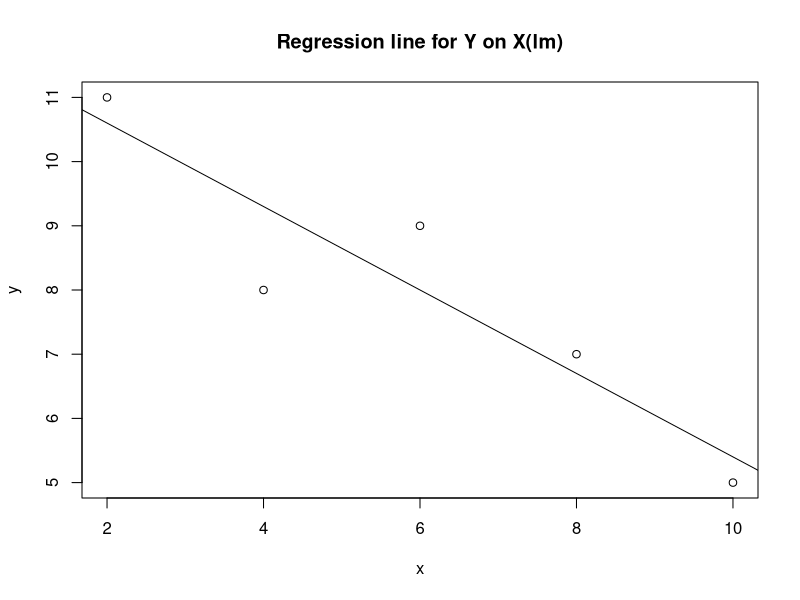
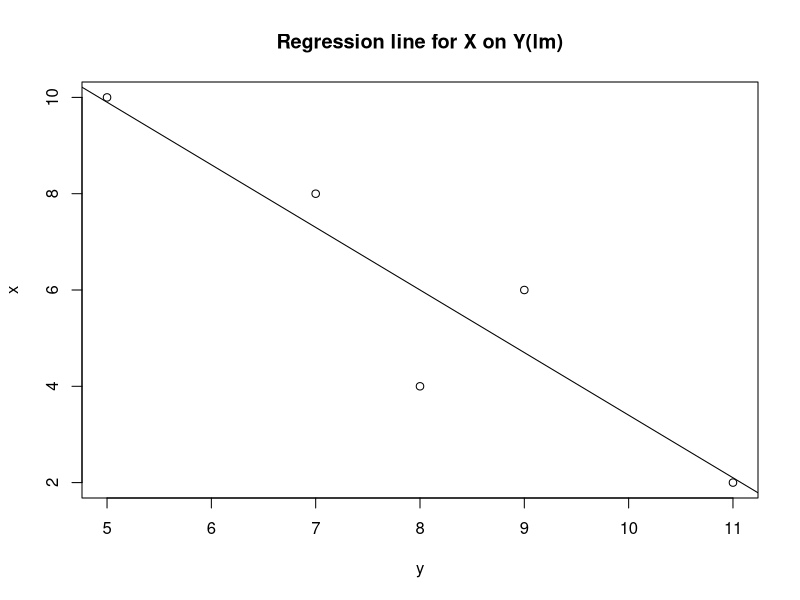
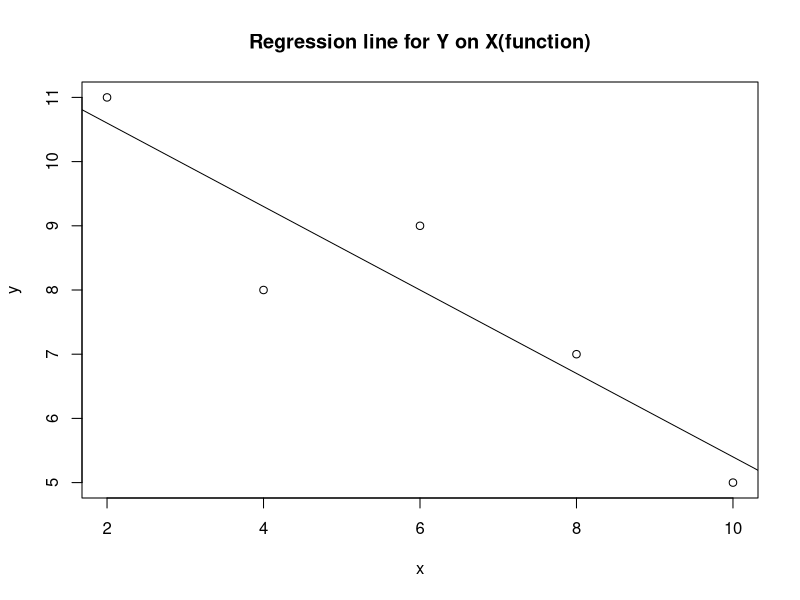
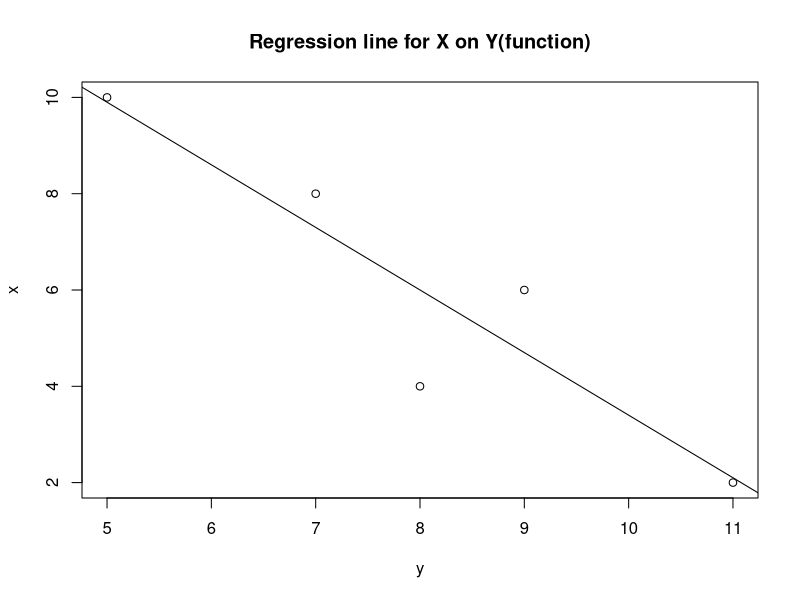
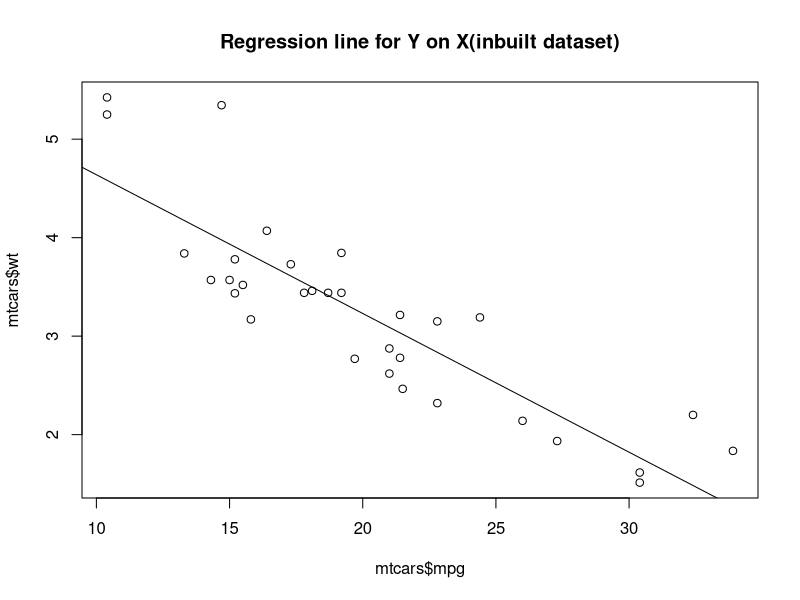

These figures' R source, in order:
x <-c(6,2,10,4,8)
y <-c(9,11,5,8,7)
e <-data.frame((x))
f <-data.frame((y))
#help(lm)
plot(x,y,main="Regression line for Y on X(lm)")
a <-lm(y~x)
predict(a,e)
#predict()
abline(a)

plot(y,x,main="Regression line for X on Y(lm)")
b <-lm(x~y)
predict(b,f)
abline(b)

YonX <-function(x,y)
{
  A <-matrix(c(length(x),sum(x),sum(x),sum(x^2)),nrow=2,ncol=2)
  B <-matrix(c(sum(y),sum(x*y)),nrow=2,ncol=1)
  c <-round(solve(A,B),2)
  plot(x,y,main="Regression line for Y on X(function)")
  abline(c)
  c
}

YonX(x,y)

XonY <-function(x,y)
{
  C <-matrix(c(length(y),sum(y),sum(y),sum(y^2)),nrow=2,ncol=2)
  D <-matrix(c(sum(x),sum(x*y)),nrow=2,ncol=1)
  d <-round(solve(C,D),2)
  plot(y,x,main="Regression line for X on Y(function)")
  abline(d)
  d
}
XonY(x,y)

data("mtcars")
plot(mtcars$mpg,mtcars$wt,main="Regression line for Y on X(inbuilt dataset)")
l <-lm(wt ~ mpg,mtcars)
abline(l)


#multiple regression
x1 <-c(4,6,7,9,13,15)
x2 <-c(15,12,8,6,4,3)
x3 <-c(30,24,20,14,10,4)
lm(x1 ~x2+x3)

